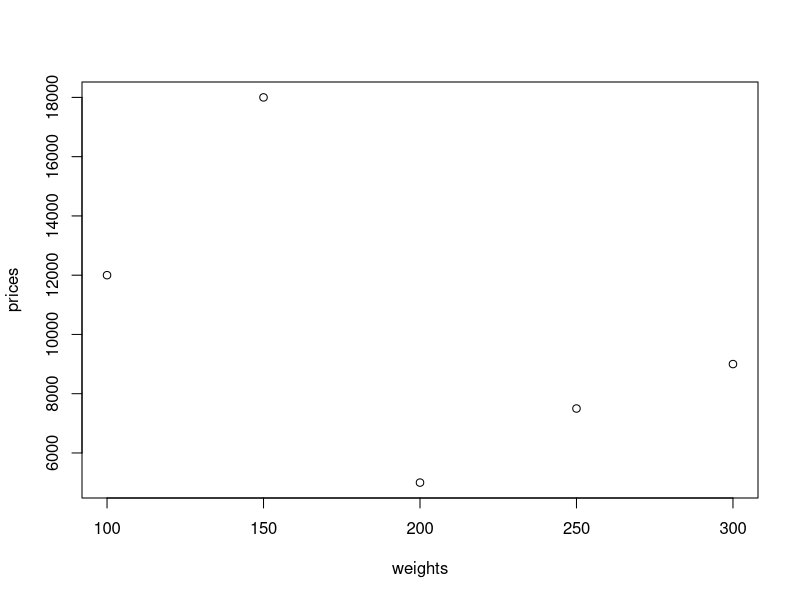
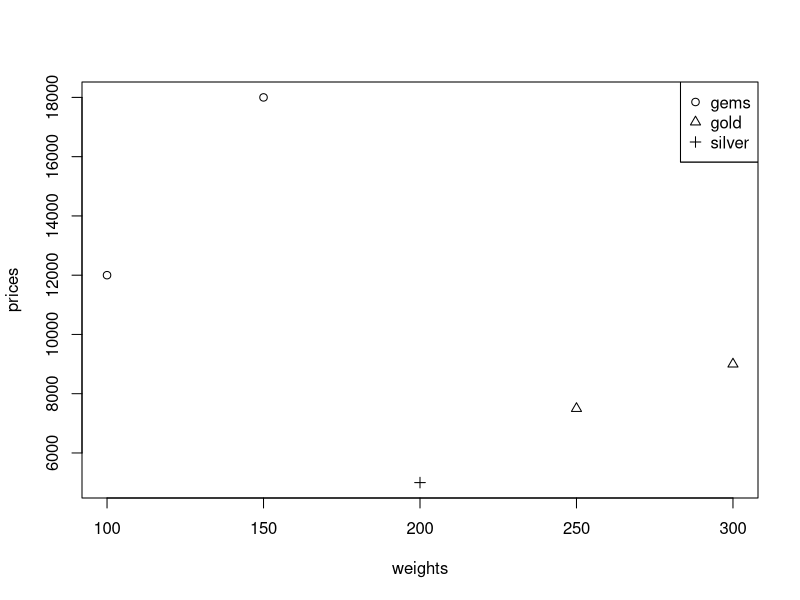

The R source for these figures, in order:
#Factors

#To categorize the values, simply pass the vector to the factor function:
chests <- c('gold', 'silver', 'gems', 'gold', 'gems')
types <- factor(chests)
print(chests)
print(types)
#
as.integer(types)
#You can get only the factor levels with the levels function:
levels(types)

#Plots With Factors

weights <- c(300, 200, 100, 250, 150)
prices <- c(9000, 5000, 12000, 7500, 18000)
plot(weights, prices)

#We can't tell which chest is which, though. 
#Fortunately, we can use different plot characters for each type 
#by converting the factor to integers, 
#and passing it to the pch argument of plot.

plot(weights, prices, pch=as.integer(types))

legend("topright", c("gems", "gold", "silver"), pch=1:3)
legend("topright", levels(types), pch=1:length(levels(types)))

